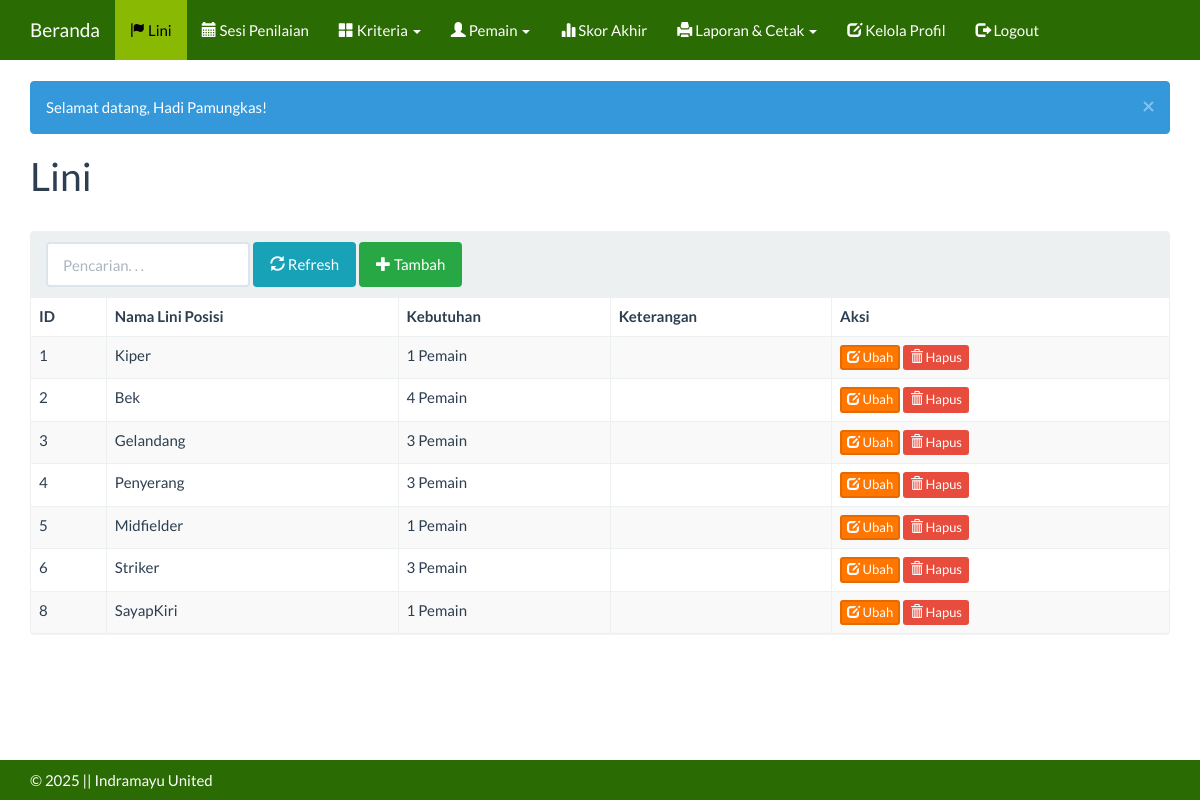
The app's page /index.php?m=lini (signed in) with its own data.
### tables this page shows
CREATE TABLE `tb_lini` (
  `id_lini` int(11) NOT NULL,
  `nama` varchar(255) DEFAULT NULL,
  `keterangan` text DEFAULT NULL,
  `kebutuhan` int(11) NOT NULL DEFAULT 1
);

### functions.php (called while the page is built, shortened)
<?php
include 'config.php';
include 'includes/db.php';
$db = new DB($config['server'], $config['username'], $config['password'], $config['database_name']);
include 'includes/general.php';
function get($key)
{
    return isset($_GET[$key]) ? $_GET[$key] : null;
}

### config.php (called while the page is built)
<?php
$config["server"]='localhost';
$config["username"]='root';
$config["password"]='';
$config["database_name"]='spk_indramayu_united';

### includes/db.php (called while the page is built, shortened)
<?php
class DB{
    var $conn = null;
    public function __construct($host, $username, $passwd, $dbname){
        $this->conn = mysqli_connect($host, $username, $passwd, $dbname);
    }
    public function query($sql){
        $query = mysqli_query($this->conn, $sql) or die('<pre>Error mysqli_query: ' . mysqli_error($this->conn) . '<br />' . $sql . '</pre>');
        return $query;
    }
    public function get_results($sql){
        $query = $this->query($sql);
        $arr = array();
        while($row = mysqli_fetch_object($query)){
            $arr[] = $row;
        }
        return $arr;
    }
}

### lini.php (the view, shortened to what this page needs)
<div class="page-header">
    <h1>Lini</h1>
</div>
<div class="panel panel-default">
    <div class="panel-heading">
    <form class="form-inline">
        <div class="form-group">
            <input class="form-control" type="search" placeholder="Pencarian. . ." name="q" value="<?= get('q') ?>" />
        </div>
        <div class="form-group">
            <button class="btn btn-info"><span class="glyphicon glyphicon-refresh"></span> Refresh</button>
        </div>
        <?php if ($_SESSION['level'] != '2') : ?>
        <div class="form-group">
            <a class="btn btn-success" href="?m=lini_tambah"><span class="glyphicon glyphicon-plus"></span> Tambah</a>
        </div>
        <?php endif; ?>
    </form>
</div>
<div class="table-responsive">
    <table class="table table-bordered table-hover table-striped">
        <thead>
            <tr>
                <th>ID</th>
                <th>Nama Lini Posisi</th>
                <th>Kebutuhan</th>
                <th>Keterangan</th>
                <th>Aksi</th>
            </tr>
        </thead>
        <?php
        $q = esc_field(get('q'));
        $rows = $db->get_results("SELECT * FROM tb_lini WHERE (nama LIKE '%$q%' or id_lini LIKE '%$q%' ) ORDER BY id_lini");
        foreach ($rows as $row) : ?>
            <tr>
                <td><?= $row->id_lini ?></td>
                <td><?= $row->nama ?></td>
                <td><?= $row->kebutuhan ?> Pemain</td>
                <td><?= $row->keterangan ?></td>
                <td>
                    <?php if ($_SESSION['level'] != '2') : ?>
                    <a class="btn btn-xs btn-warning" href="?m=lini_ubah&ID=<?= $row->id_lini ?>"><span class="glyphicon glyphicon-edit"></span> Ubah</a>
                    <a class="btn btn-xs btn-danger" href="aksi.php?act=lini_hapus&ID=<?= $row->id_lini ?>" onclick="return confirm('Hapus data?')"><span class="glyphicon glyphicon-trash"></span> Hapus</a>
                    <?php else: ?>
                    -
                    <?php endif; ?>
                </td>
            </tr>
        <?php endforeach; ?>
    </table>
</div>
</div>

### assets/css/general.css (style rules this page uses)
html { position: relative; min-height: 100%; }
body { margin-bottom: 70px; }
.page-header { margin-top: 0; padding-bottom: 0; }
.page-header h1 { margin-top: 0; }

### assets/css/custom.css (style rules this page uses)
a { color: #FF7701; }
.btn-success { background-color: #28a745; border-color: #28a745; color: #fff; }
.btn-warning { background-color: #FF7701; border-color: #e66a00; color: #fff; }
.btn-info { background-color: #17a2b8; border-color: #17a2b8; color: #fff; }

### records on screen
tb_lini: id_lini "1", nama "Kiper", kebutuhan "1"
tb_lini: id_lini "2", nama "Bek", kebutuhan "4"
tb_lini: id_lini "3", nama "Gelandang", kebutuhan "3"
tb_lini: id_lini "4", nama "Penyerang", kebutuhan "3"
tb_lini: id_lini "5", nama "Midfielder", kebutuhan "1"
tb_lini: id_lini "6", nama "Striker", kebutuhan "3"
tb_lini: id_lini "8", nama "SayapKiri", kebutuhan "1"

### other values on screen
$msg "Selamat datang, Hadi Pamungkas!"
